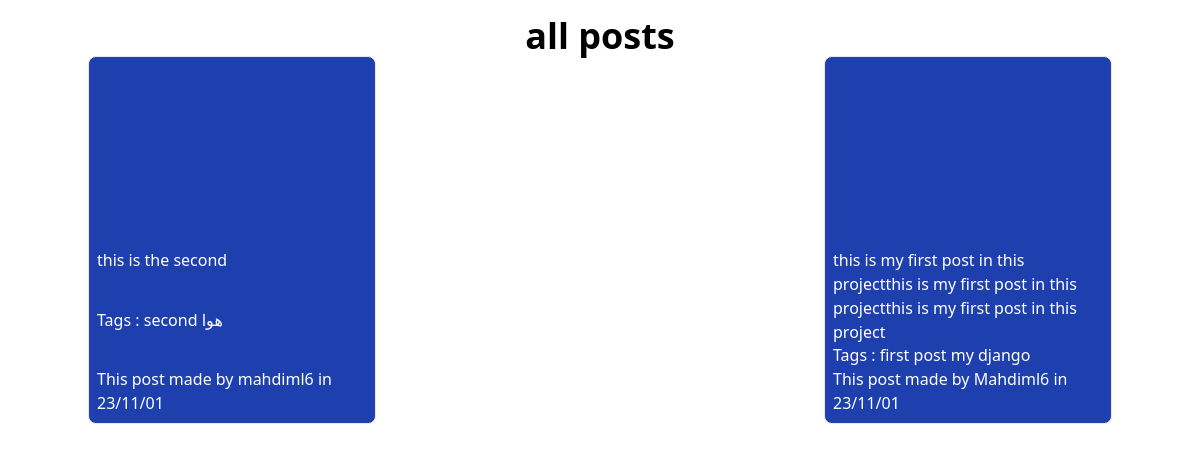
The app's page /posts/, older data.
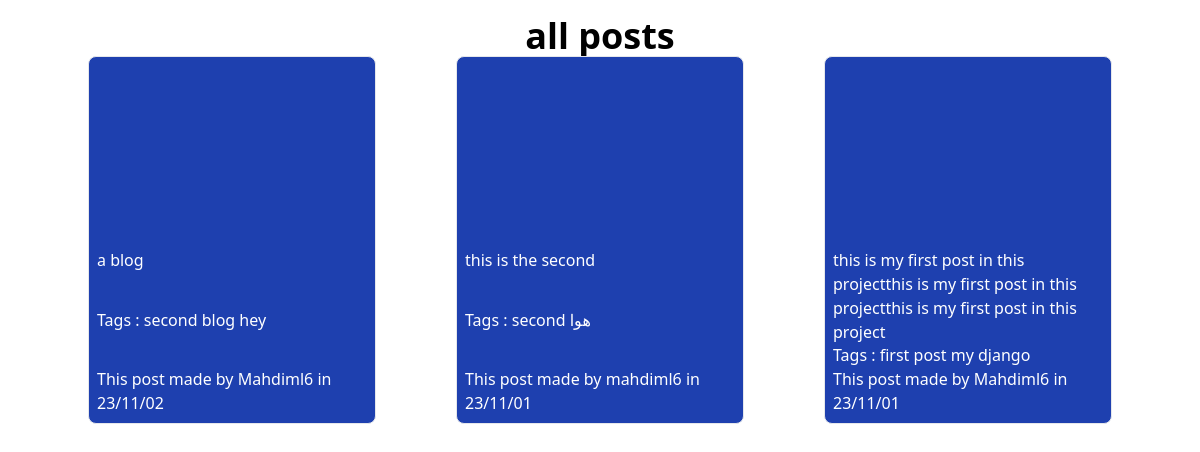
The same page, newer data.
### social_app/models.py (models this page shows, shortened)
class Post(models.Model):
    author = models.ForeignKey(User, on_delete=models.CASCADE, related_name='user_post')
    discription = models.TextField(max_length=1000)
    created = models.DateTimeField(auto_now_add=True)
    updated = models.DateTimeField(auto_now=True)
    tags = TaggableManager()
    objects = models.Manager()
    class Meta:
        ordering = ["-created"]
        indexes = [
            models.Index(fields=["-created"])
        ]

class User(AbstractUser):
    date_of_birth = models.DateTimeField(blank=True, null=True)
    bio = models.CharField(max_length=500, blank=True, null=True)
    photo = models.ImageField(upload_to="users-photo/", blank=True, null=True)
    job = models.CharField(max_length=500, blank=True, null=True)
    phone = models.CharField(max_length=11, blank=True, null=True)

### social_app/views.py (the view)
# urls.py: path('posts/', views.post_list, name="posts"),
def post_list(request, tag_slug=None, page=1):
    if tag_slug is not None:
        tag = get_object_or_404(Tag, slug=tag_slug)
        posts = Post.objects.filter(tags__in=[tag]).order_by('-created')
    else:
        posts = Post.objects.all()
        tag = None
    context = {
        'posts': posts,
        'tag': tag
    }
    return render(request, "app/blog.html", context)

### social_app/templates/app/blog.html (shortened to what this page needs)
{% load static %}
<!DOCTYPE html>
<html lang="en">
<head>
    <link rel="stylesheet" type="text/css" href="{% static 'css/output.css' %}">
</head>
<body>
    <main>
        <div class="container">
            {% if tag %}
                <h1 class="text-center font-bold mt-4 text-4xl">{{ tag }}'s posts</h1>
                {% else %}
                <h1 class="text-center font-bold mt-4 text-4xl">all posts</h1>
            {% endif %}
            <div class="flex justify-between gap-4">
                {% for post in posts %}
                    <div class="border rounded-lg bg-blue-800 overflow-hidden w-[18rem] h-[23rem]">
                    <div class="w-full h-1/2 ">
                    </div>
                    <div class="w-full h-1/2 text-white p-2 flex flex-col justify-between">
                        <p class="line-clamp-4 ">{{ post.discription }}</p>
                        <p class="">Tags : {% for tag in post.tags.all %} <a href="{% url 'social:get_posts_tag' tag.slug %}">{{ tag }}</a>{% endfor %}</p>
                        <div class="flex justify-between">
                            <p class="" id="name">This post made by {{ post.author }} in {{ post.created|date:'y/m/d' }}</p>
                        </div>
                    </div>
                </div>
                {% endfor %}
            </div>
        </div>
    </main>
</body>
</html>

Row changes from the older to the newer data that the page shows:
added Post: discription "a blog", author "Mahdiml6", created "23/11/02", Tag (name "second")
added Tag: name "blog", shown under "a blog"
added Tag: name "hey", shown under "a blog"
